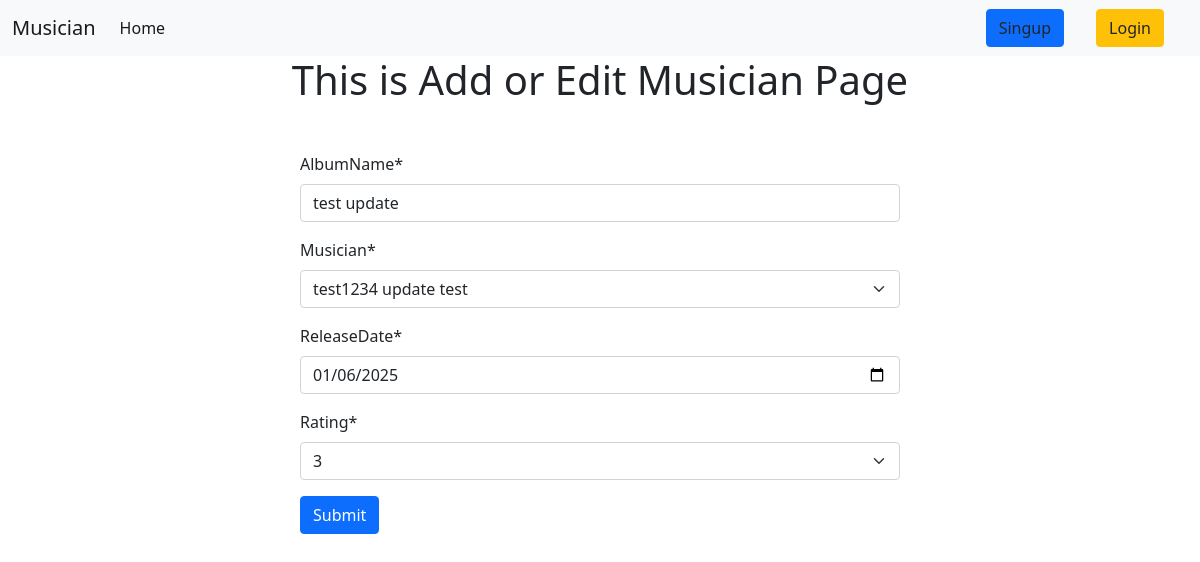
Page /edit/1/ on the committed database.
### album/models.py (models this page shows, shortened)
class AlbumModel(models.Model):
    AlbumName = models.CharField(max_length=255)
    musician = models.ForeignKey(MusicianModel,on_delete=models.CASCADE,related_name='albums')
    ReleaseDate = models.DateField()
    value = [
        (1, '1'),
        (2, '2'),
        (3, '3'),
        (4, '4'),
        (5, '5'),
    ]
    rating = models.IntegerField(choices=value,default=2)

### a_musician/views.py (the view)
# urls.py: path('edit/<int:id>/',views.editAlbum,name='editalbum'),
def editAlbum(request,id):
    album = get_object_or_404(AlbumModel,id=id)
    if request.method == 'POST':
        form = AlbumForm(request.POST,instance=album)
        if form.is_valid():
            form.save()
            return redirect('add_musician')
    else:
        form = AlbumForm(instance=album)
    return render(request,'add_musician.html',{'form':form})

### album/forms.py
class AlbumForm(forms.ModelForm):
    class Meta:
        model = models.AlbumModel
        fields = '__all__'
        widgets = {
            'ReleaseDate' : NumberInput(attrs={'type': 'date'})
        }

### a_musician/models.py (called while the page is built)
    def __str__(self):
        return f"{self.FirstName} {self.LastName}"

### a_musician/templates/add_musician.html (shortened to what this page needs)
{% extends "base.html" %}
{% block content %}
<h1 style="text-align: center;">This is Add or Edit Musician Page</h1>
{% load crispy_forms_tags %}
<form action="" method="post" class="w-50 m-auto mt-5">
    {{form | crispy}}
    <button type="submit" class="btn btn-primary">Submit</button>
</form>
{% endblock content %}

### rows in the picture
AlbumModel: AlbumName "test update", musician "test1234 update test", ReleaseDate "01/06/2025", rating "3"
